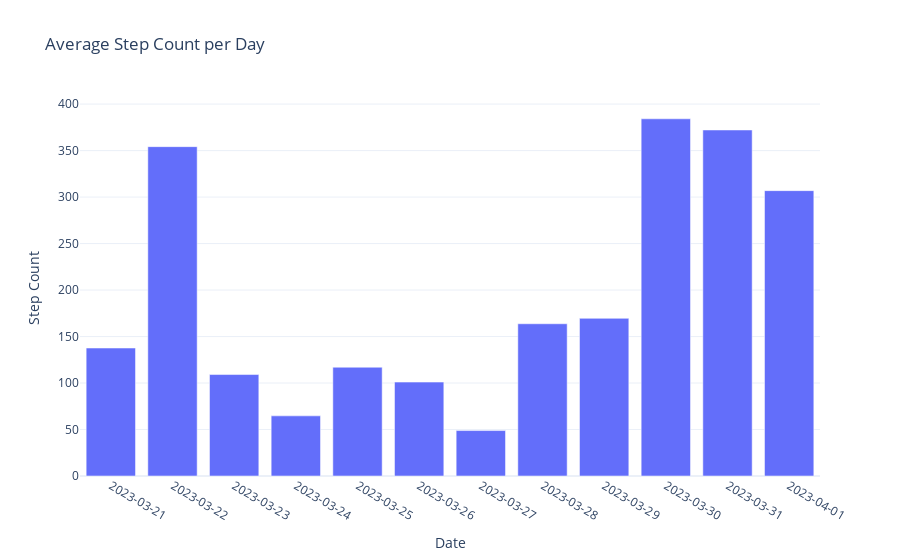

The notebook cell this image was saved under:
### Code cell
# Calculate Average Step Count per Day
average_step_count_per_day = data.groupby("Date")["Step Count"].mean().reset_index()

fig5 = px.bar(average_step_count_per_day, x="Date",
              y="Step Count",
              title="Average Step Count per Day")
fig5.update_xaxes(type='category')
fig5.show()

### Figure 1 — Plotly figure (JSON) as saved in the notebook; plotly's stock layout.template omitted (floating-point values rounded to 4 significant figures)
{"data": [{"alignmentgroup": "True", "hovertemplate": "Date=%{x}<br>Step Count=%{y}<extra></extra>", "legendgroup": "", "marker": {"color": "#636efa", "pattern": {"shape": ""}}, "name": "", "offsetgroup": "", "orientation": "v", "showlegend": false, "textposition": "auto", "type": "bar", "x": ["2023-03-21", "2023-03-22", "2023-03-23", "2023-03-24", "2023-03-25", "2023-03-26", "2023-03-27", "2023-03-28", "2023-03-29", "2023-03-30", "2023-03-31", "2023-04-01"], "xaxis": "x", "y": [137.6, 354.2, 109.1, 64.67, 117, 101, 48.88, 163.8, 169.6, 384.2, 372.2, 306.9], "yaxis": "y"}], "layout": {"barmode": "relative", "legend": {"tracegroupgap": 0}, "title": {"text": "Average Step Count per Day"}, "xaxis": {"anchor": "y", "domain": [0, 1], "title": {"text": "Date"}, "type": "category"}, "yaxis": {"anchor": "x", "domain": [0, 1], "title": {"text": "Step Count"}}}}
